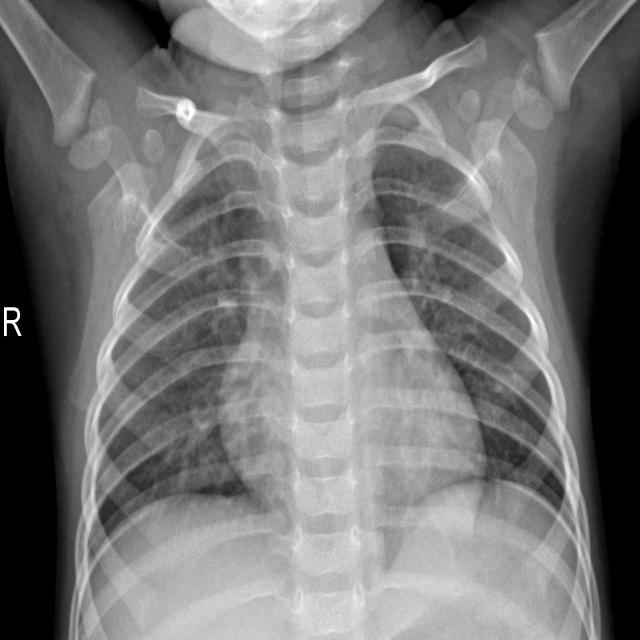
#> input picture data/test/images/IM-0145-0001_jpeg.rf.6123a68fa1892b4727ba6a2d5fc6b189.jpg, 640 x 640 px
$ python -i preprocess.py   (imports and definitions only)
#> lines starting #> are read from the running program, lines starting #| are printed output that depends on the picture
#> in preprocess_image, img is the input picture: shape (640, 640, 3); min 0, max 255, mean 119.5
import cv2
import os

def apply_clahe(img):
    """
    Apply CLAHE to a grayscale or BGR image.
    """
    if len(img.shape) == 3:
        gray = cv2.cvtColor(img, cv2.COLOR_BGR2GRAY)
    else:
        gray = img

    clahe = cv2.createCLAHE(clipLimit=2.0, tileGridSize=(8,8))
    enhanced = clahe.apply(gray)
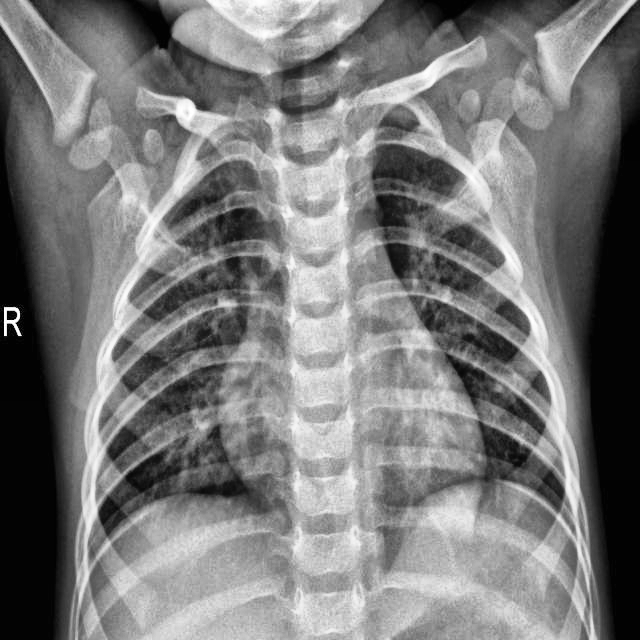
#> enhanced: shape (640, 640); min 1, max 255, mean 121.7
    return cv2.cvtColor(enhanced, cv2.COLOR_GRAY2BGR)

def preprocess_image(image_path, size=(640, 640)):
    """
    Read, enhance, and resize image.
    """
    img = cv2.imread(image_path)
    if img is None:
        return None

    img_enhanced = apply_clahe(img)
    img_resized = cv2.resize(img_enhanced, size)
    return img_resized

def process_and_save(input_path, output_path, size=(640, 640)):
    """
    Process image and save to disk.
    """
    processed = preprocess_image(input_path, size)
    if processed is not None:
        cv2.imwrite(output_path, processed)
        return True
    return False

# [3 lines not run here, left out]

>>> result = preprocess_image('../data/test/images/IM-0145-0001_jpeg.rf.6123a68fa1892b4727ba6a2d5fc6b189.jpg')

$ run again, on data/test/images/IM-0162-0001_jpeg.rf.be11cba63f3b9acb41caec7f8b77f74b.jpg
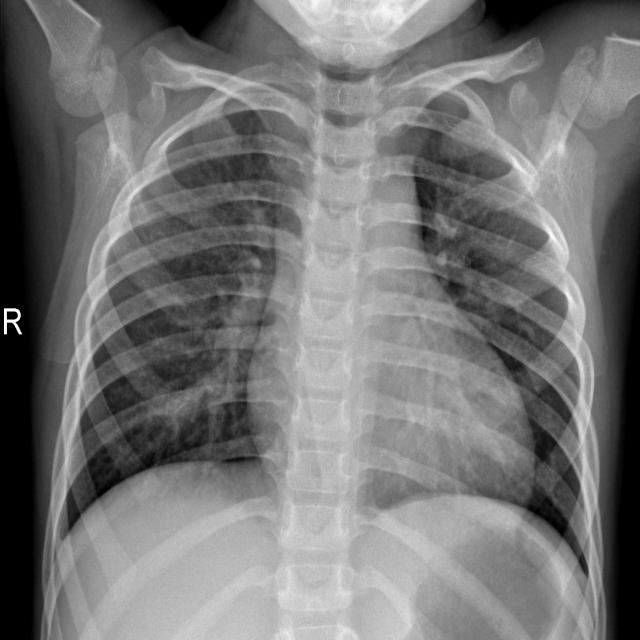
#> input picture data/test/images/IM-0162-0001_jpeg.rf.be11cba63f3b9acb41caec7f8b77f74b.jpg, 640 x 640 px
#> in preprocess_image, img is the input picture: shape (640, 640, 3); min 0, max 255, mean 116.6
#> in apply_clahe, `enhanced = clahe.apply(gray)`:
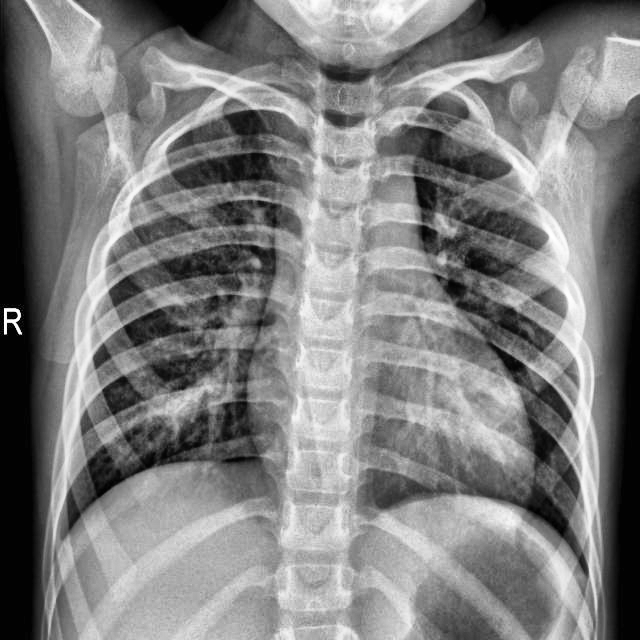
#> enhanced: shape (640, 640); min 0, max 255, mean 126.2
